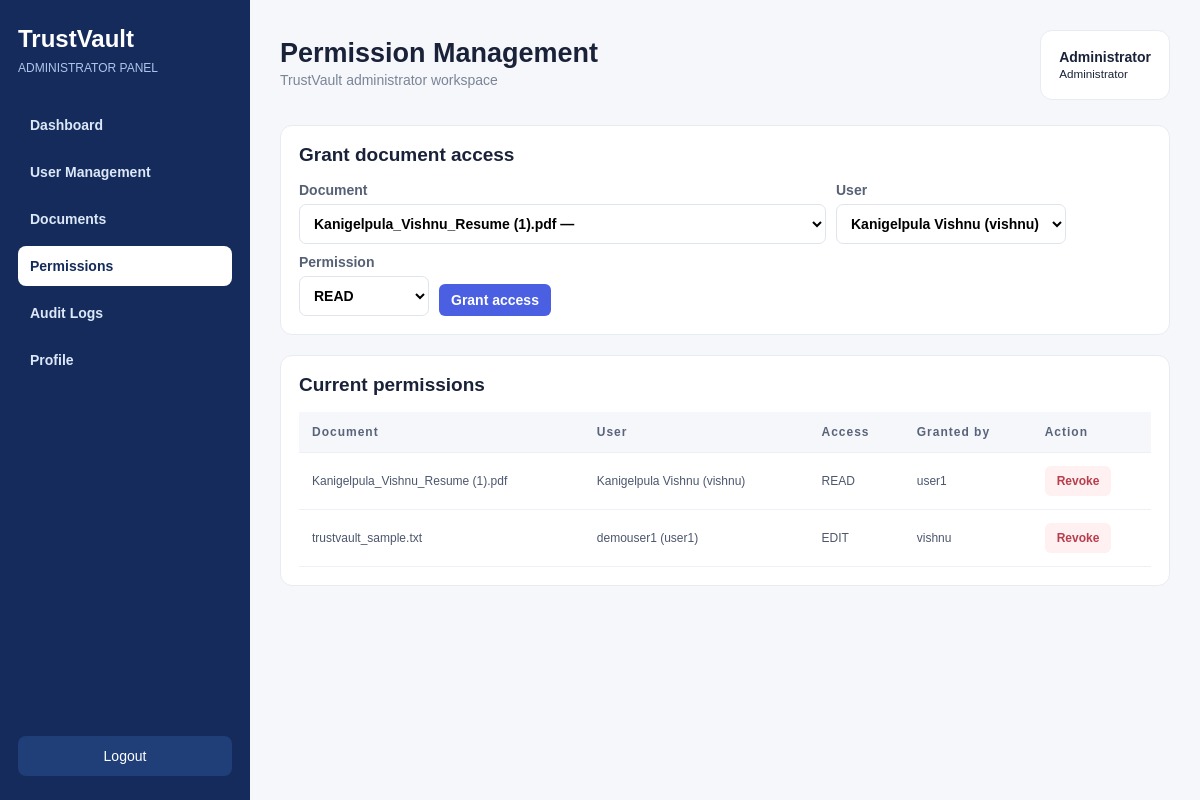
The app's page /admin/permissions (signed in), older data.
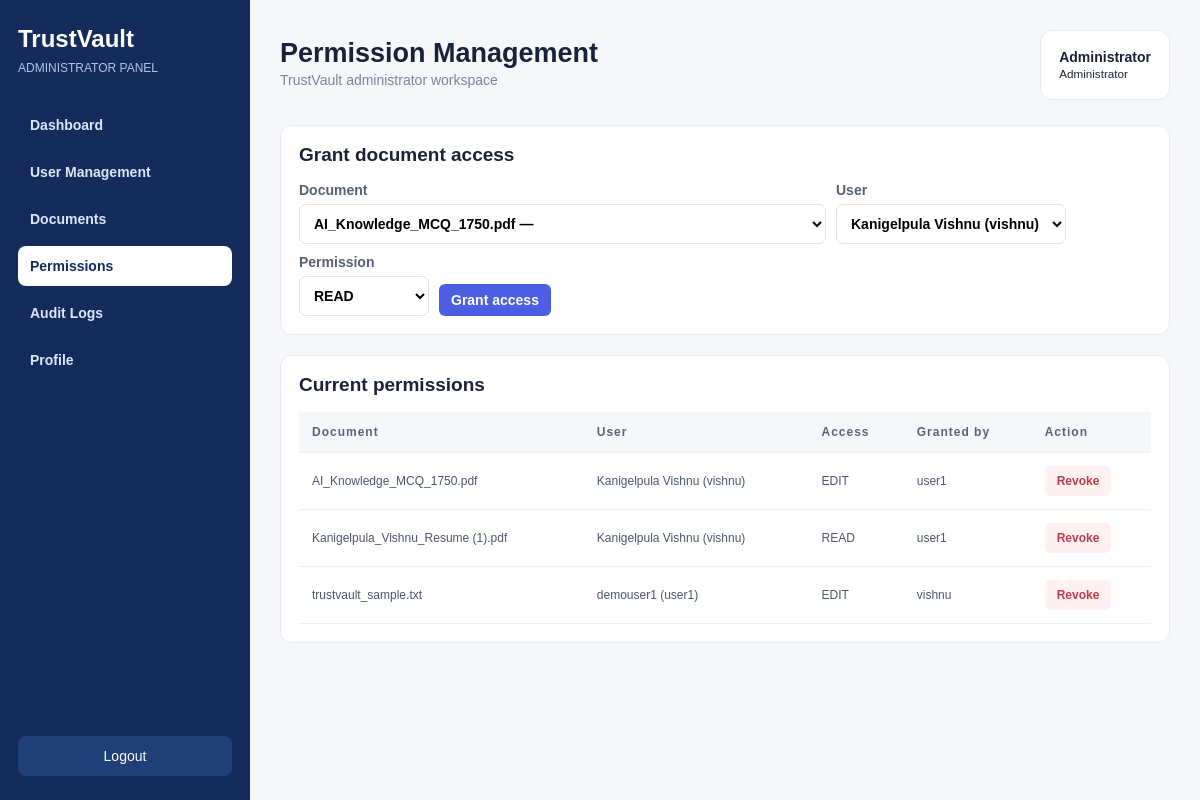
The same page, newer data.
### tables this page shows
CREATE TABLE permissions (
            id INTEGER PRIMARY KEY AUTOINCREMENT,
            document_id INTEGER NOT NULL,
            username TEXT NOT NULL,
            access TEXT NOT NULL,
            granted_by TEXT NOT NULL,
            granted_at TEXT NOT NULL,
            UNIQUE(document_id, username)
        );

CREATE TABLE documents (
            id INTEGER PRIMARY KEY AUTOINCREMENT,
            name TEXT NOT NULL,
            owner_username TEXT NOT NULL,
            category TEXT NOT NULL,
            stored_name TEXT NOT NULL,
            uploaded_at TEXT NOT NULL,
            status TEXT NOT NULL DEFAULT "Active"
        );

CREATE TABLE users (
            id INTEGER PRIMARY KEY AUTOINCREMENT,
            username TEXT UNIQUE NOT NULL,
            password_hash TEXT NOT NULL,
            name TEXT NOT NULL,
            role TEXT NOT NULL DEFAULT "viewer",
            created_at TEXT NOT NULL
        );

### backend/app/routes/admin.py (the view)
@router.get("/admin/permissions")
def admin_permissions(request: Request):
    user = admin_required(request)
    if not user:
        return RedirectResponse("/admin/login", status_code=303)
    documents = rows(
        """
        SELECT id, name, owner_username
        FROM documents
        ORDER BY id DESC
        """
    )
    users = rows(
        """
        SELECT username, name
        FROM users
        WHERE role != 'administrator'
        ORDER BY name
        """
    )
    permissions = rows(
        """
        SELECT
            p.document_id,
            p.username,
            p.access,
            p.granted_by,
            d.name AS document_name,
            u.name AS user_name
        FROM permissions p
        JOIN documents d ON d.id = p.document_id
        JOIN users u ON u.username = p.username
        ORDER BY p.id DESC
        """
    )
    return templates.TemplateResponse(
        request=request,
        name="admin_permissions.html",
        context={
            "user": user,
            "documents": documents,
            "users": users,
            "permissions": permissions
        }
    )

### frontend/templates/admin_permissions.html (shortened to what this page needs)
<!DOCTYPE html>
<html lang="en"><head><meta charset="UTF-8"><meta name="viewport" content="width=device-width,initial-scale=1">
<title>Permission Management - TrustVault</title><link rel="stylesheet" href="/static/css/style.css">
</head>
<body><div class="admin-layout"><aside class="admin-sidebar"><div class="admin-brand">TrustVault</div>
<div class="admin-label">ADMINISTRATOR PANEL</div><nav class="admin-nav"><a class="" href="/admin">Dashboard</a>
<a class="" href="/admin/users">User Management</a>
<a class="" href="/admin/documents">Documents</a>
<a class="active" href="/admin/permissions">Permissions</a>
<a class="" href="/admin/audit">Audit Logs</a>
<a class="" href="/admin/profile">Profile</a></nav>
<div class="admin-logout"><a href="/logout">Logout</a></div></aside>
<main class="admin-content"><header class="admin-header"><div><h1>Permission Management</h1>
<p class="muted">TrustVault administrator workspace</p></div><div class="admin-user"><b>{{ user.name }}</b><br><small>Administrator</small></div></header>
<section class="admin-panel"><h2>Grant document access</h2>
<form class="form-row" method="post" action="/admin/permissions/grant">
<label>Document<select name="document_id" required>{% for d in documents %}<option value="{{ d.id }}">{{ d.name }} — {{ d.owner }}</option>{% endfor %}</select></label>
<label>User<select name="username" required>{% for u in users %}<option value="{{ u.username }}">{{ u.name }} ({{ u.username }})</option>{% endfor %}</select></label>
<label>Permission<select name="access" required><option value="READ">READ</option><option value="EDIT">EDIT</option></select></label>
<button class="btn" type="submit">Grant access</button></form></section>
<section class="admin-panel"><h2>Current permissions</h2><div class="table-wrap"><table><thead><tr><th>Document</th><th>User</th><th>Access</th><th>Granted by</th><th>Action</th></tr></thead><tbody>
{% for p in permissions %}<tr><td>{{ p.document_name }}</td><td>{{ p.user_name }} ({{ p.username }})</td><td>{{ p.access }}</td><td>{{ p.granted_by }}</td>
<td><form method="post" action="/admin/permissions/{{ p.document_id }}/{{ p.username }}/revoke"><button class="btn btn-danger" type="submit">Revoke</button></form></td></tr>
{% else %}<tr><td colspan="5">No permissions have been granted.</td></tr>{% endfor %}</tbody></table></div></section>
</main></div></body></html>

Row changes from the older to the newer data that the page shows:
added permissions: document_name "AI_Knowledge_MCQ_1750.pdf", user_name "Kanigelpula Vishnu", username "vishnu", access "EDIT", granted_by "user1"
Text that changed along with them:
form field document_id: "Kanigelpula_Vishnu_Resume (1).pdf —" → "AI_Knowledge_MCQ_1750.pdf —"
